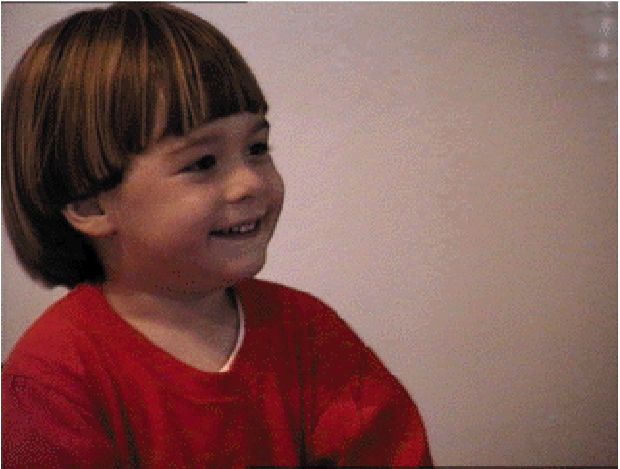
%> input picture documents/intro_computer_vision/assignments/assignment_04/figures/picture_03.PNG, 620 x 469 px
$ octave main.m   (GNU Octave 9; MATLAB toolbox functions it lacks are replaced by stand-ins)
%> lines starting %> are read from the running program, lines starting %| are printed output that depends on the picture
### documents/intro_computer_vision/assignments/assignment_04/mfiles/steerable_gaussian_filter.m
function steerable_gaussian_filter(I, theta, sigma)

theta = -theta * (pi/180);

% Determine necessary filter support (for Gaussian).
Wx = floor((5/2)*sigma);
if Wx < 1
    Wx = 1
end

x = -Wx : Wx;

% Evaluate 1D Gaussian filter (and its derivative).
g = exp(-(x.^2)/(2*sigma^2));
gp = -(x/sigma).*exp(-(x.^2)/(2*sigma^2));


% Calculate image gradients (using separability).
Ix = conv2(conv2(I,-gp,'same'),g','same');
Iy = conv2(conv2(I,g,'same'),-gp','same');

% Evaluate oriented filter response.
J = cos(theta)*Ix+sin(theta)*Iy;
figure(1); clf; set(gcf,'Name','Oriented Filtering');
   subplot(2,2,1); imagesc(I); axis image; colormap(gray);
      title('Input Image');
   subplot(2,2,2); imagesc(J); axis image; colormap(gray);
      title(['Filtered Image (\theta = ',num2str(-theta*(180/pi)),'{\circ})']);
   subplot(2,1,2); imagesc(cos(theta)*(g'*gp)+sin(theta)*(gp'*g));
      axis image; colormap(gray);
      title(['Oriented Filter (\theta = ',num2str(-theta*(180/pi)),'{\circ})']);

### documents/intro_computer_vision/assignments/assignment_04/mfiles/main.m
%
theta = 0:15:360;

I = imread('picture_03.PNG');
%> I is the input picture: size 469x620x3 uint8; mean R, G, B 127.8, 88.3, 83.8
I = mean(double(I),3);
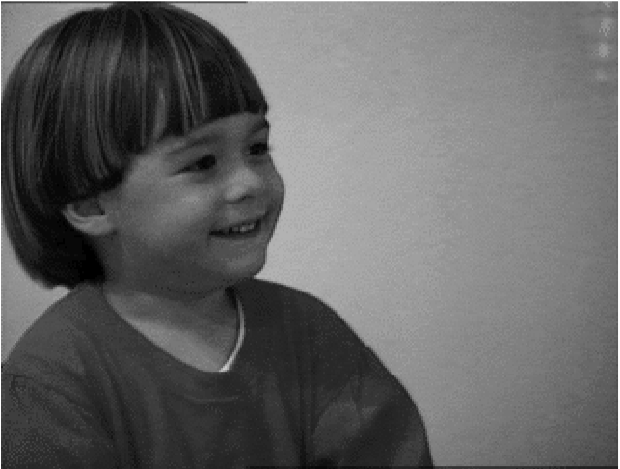
%> I: size 469x620 double; min 0, max 255, mean 100

for i = 1 : length(theta)
   steerable_gaussian_filter(I,theta(i),3);
   pause(0.1);
end
%> this loop made 25 passes
%> pass 1, in steerable_gaussian_filter, `Ix = conv2(conv2(I,-gp,'same'),g','same');`:
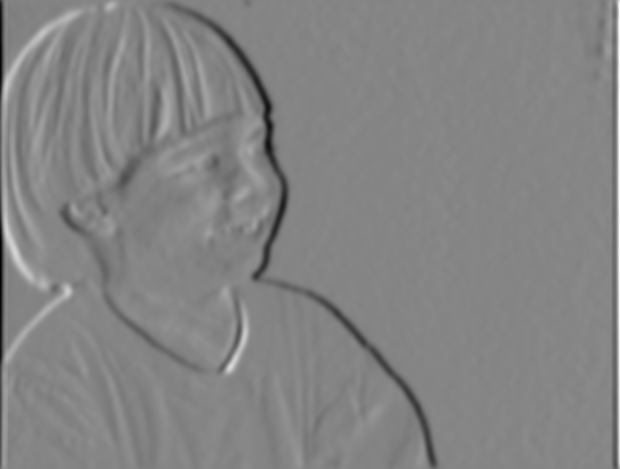
%> Ix: size 469x620 double; min -3030.6, max 2808.2, mean -4.9; drawn with min black and max white
%> pass 1, in steerable_gaussian_filter, `Iy = conv2(conv2(I,g,'same'),-gp','same');`:
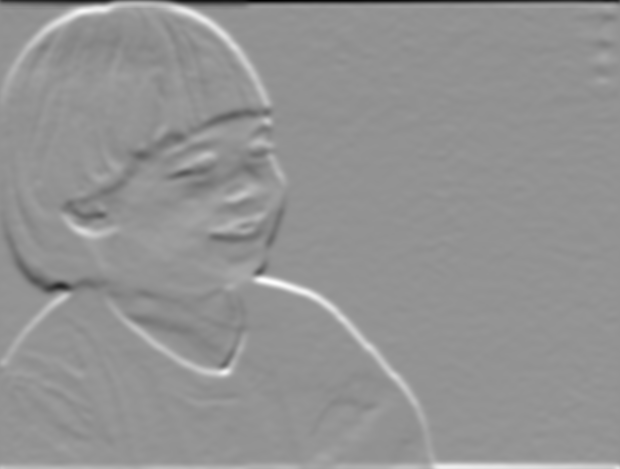
%> Iy: size 469x620 double; min -3599, max 2663.6, mean 20.1; drawn with min black and max white
%> pass 1, `steerable_gaussian_filter(I,theta(i),3);`:
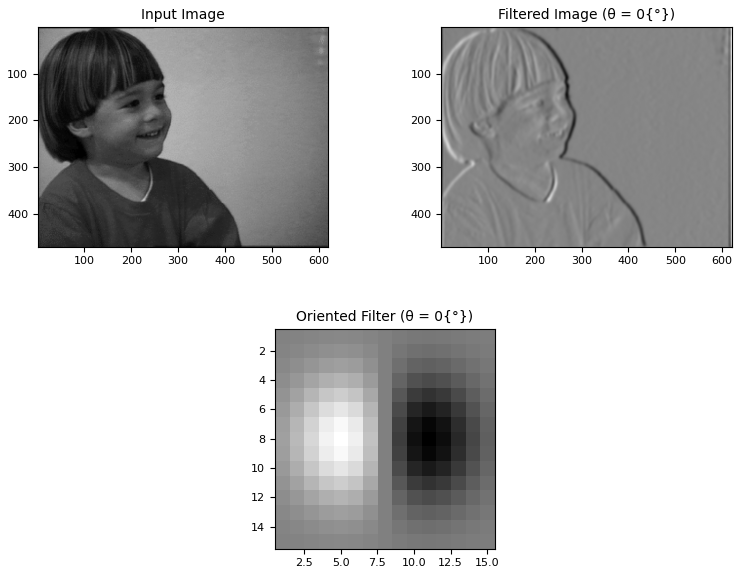
%> figure redrawn from the program's plot data, 3 panels
%> pass 3, in steerable_gaussian_filter (call 3), `J = cos(theta)*Ix+sin(theta)*Iy;`:
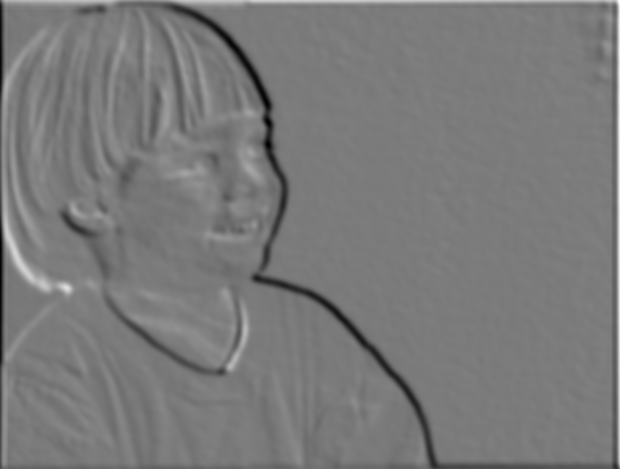
%> J: size 469x620 double; min -2670, max 2875.8, mean -14.3; drawn with min black and max white
